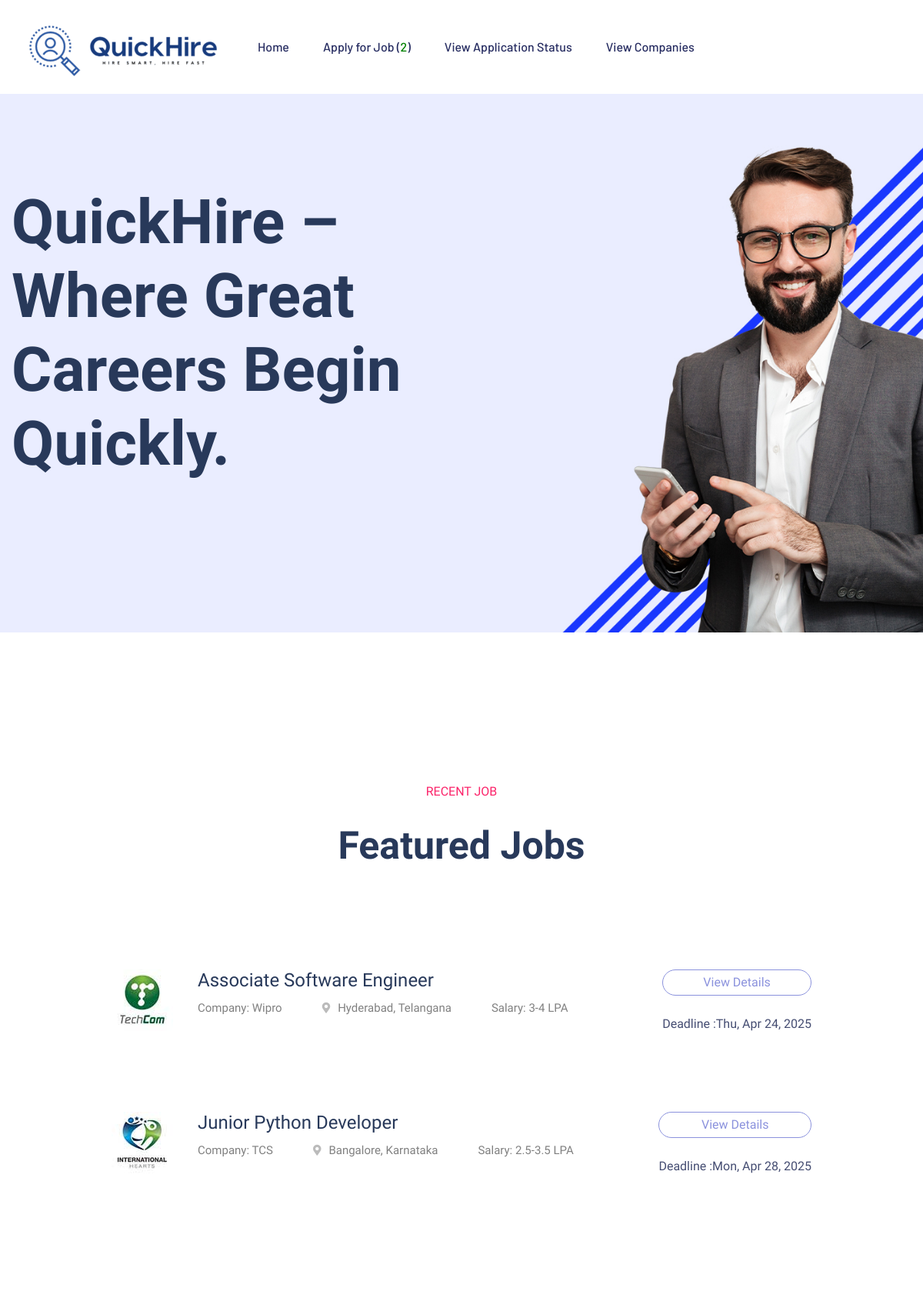
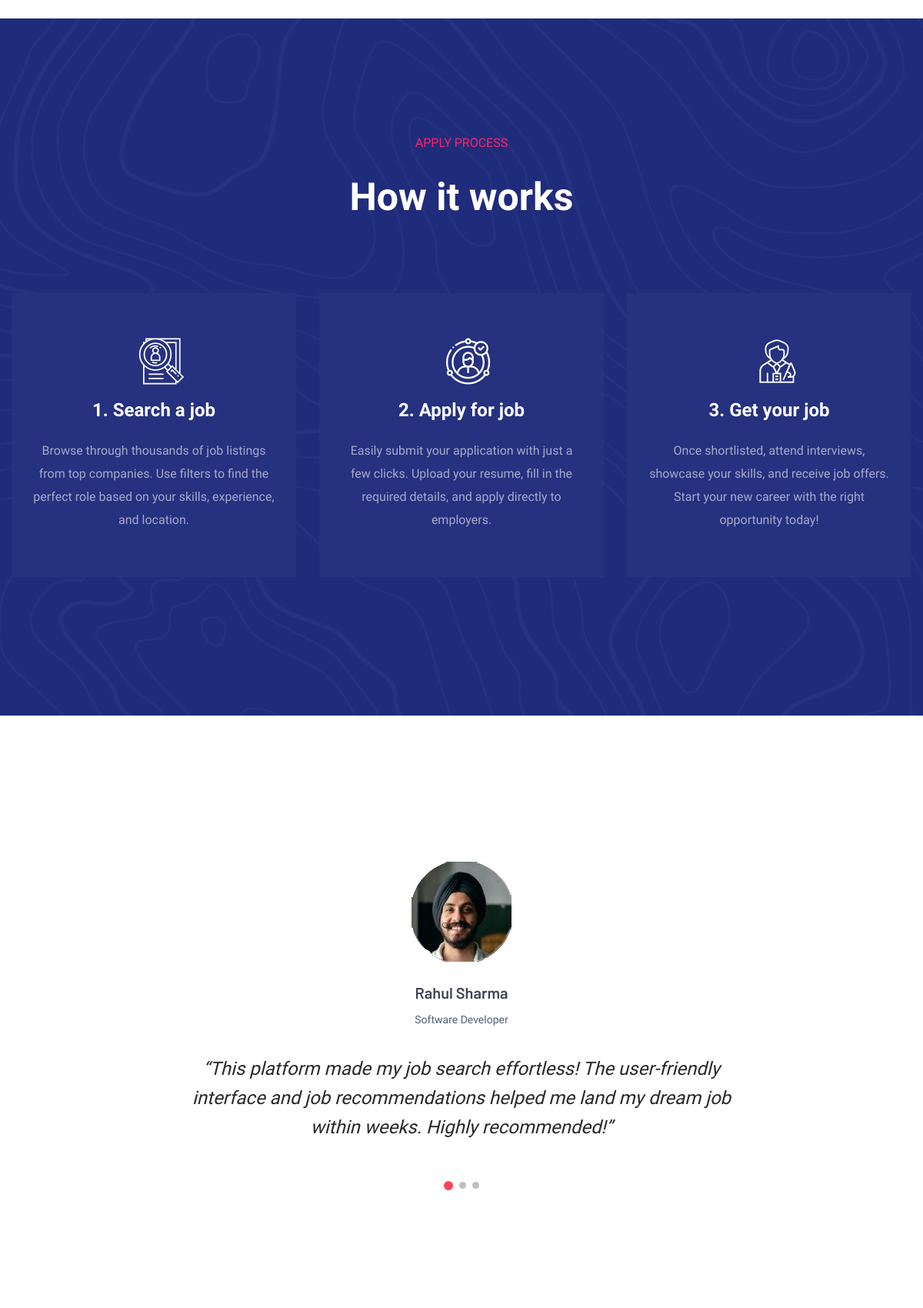
The page /userpage/ (upper part) on the database its author committed (2 pictures, top to bottom).
### myapp/models.py (models this page shows, shortened)
class JobVacancy(models.Model):
    company = models.ForeignKey(CompanyReg, on_delete=models.CASCADE)
    title = models.CharField(max_length=50)
    description = models.TextField()
    location = models.CharField(max_length=50, default=True, help_text="City, State or Remote/Hybrid")
    responsibilities = models.TextField(default=True)
    number_of_vacancies = models.PositiveIntegerField(default=1)
    salary_range = models.CharField(max_length=50,default=True, help_text="e.g., 3-5 LPA or 'Negotiable'")
    work_experience = models.CharField(max_length=50,default=True, help_text="e.g., 0-1 years, 2-3 years, etc.")
    skills_required = models.TextField(help_text="Comma-separated skills")
    qualification_required = models.CharField(
        max_length=50,
        help_text="e.g., B.Tech, BCA, MBA (comma-separated if multiple)"
    )
    created_at = models.DateTimeField(auto_now_add=True)
    last_date_to_apply = models.DateField(default=date.today() + timedelta(days=30))
    status = models.CharField(max_length=20, default='Active')

class CompanyReg(models.Model):
    company_name = models.CharField(max_length=50)
    company_email = models.EmailField(unique=True)
    address = models.TextField()
    contact_person = models.CharField(max_length=50)
    phone_number = models.CharField(max_length=15)
    website = models.URLField(blank=True, null=True)
    username = models.CharField(max_length=50, )
    password = models.CharField(max_length=50)  # In production, use hashed password
    company_logo = models.ImageField(upload_to='company_logos/', null=True, blank=True)
    rights = models.CharField(max_length=2, default='NC')

### myapp/views.py (the view)
# urls.py: path('userpage/',views.userpage),
def userpage(request):
    jobs = JobVacancy.objects.all().order_by('-created_at')[:3]  # Adjust field as needed
    total_vacancy_count = JobVacancy.objects.count()
    return render(request, 'userpage.html', {
        'jobs': jobs,
        'total_vacancy_count': total_vacancy_count
    })

### myapp/templates/userpage.html (shortened to what this page needs)
<!doctype html>
{% load static %}
<html class="no-js" lang="zxx">
    <head>
            <link rel="stylesheet" href="{% static 'hb/assets/css/bootstrap.min.css' %}">
            <link rel="stylesheet" href="{% static 'hb/assets/css/owl.carousel.min.css' %}">
            <link rel="stylesheet" href="{% static 'hb/assets/css/flaticon.css' %}">
            <link rel="stylesheet" href="{% static 'hb/assets/css/price_rangs.css' %}">
            <link rel="stylesheet" href="{% static 'hb/assets/css/slicknav.css' %}">
            <link rel="stylesheet" href="{% static 'hb/assets/css/animate.min.css' %}">
            <link rel="stylesheet" href="{% static 'hb/assets/css/magnific-popup.css' %}">
            <link rel="stylesheet" href="{% static 'hb/assets/css/fontawesome-all.min.css' %}">
            <link rel="stylesheet" href="{% static 'hb/assets/css/themify-icons.css' %}">
            <link rel="stylesheet" href="{% static 'hb/assets/css/slick.css' %}">
            <link rel="stylesheet" href="{% static 'hb/assets/css/nice-select.css' %}">
            <link rel="stylesheet" href="{% static 'hb/assets/css/style.css' %}">
   </head>
   <body>
    <header>
       <div class="header-area header-transparrent">
           <div class="headder-top header-sticky">
                <div class="container">
                    <div class="row align-items-center">
                        <div class="col-lg-3 col-md-2">
                            <div class="logo">
                                <a href="/userpage"><img src="{% static 'hb/assets/img/logo/Quick.png' %}" alt=""></a>
                            </div>
                        </div>
                        <div class="col-lg-9 col-md-9">
                            <div class="menu-wrapper">
                                <div class="main-menu">
                                    <nav class="d-none d-lg-block">
                                        <ul id="navigation">
                                            <li><a href="/userpage">Home</a></li>
                                            <li><a href="/jobs">Apply for Job  (<font color="green">{{ total_vacancy_count }}</font>)</a></li>
                                            <li><a href="/user_applications">View Application Status</a></li>
                                            <li><a href="{% url 'approved_companies_list' %}">View Companies</a></li>
                                        </ul>
                                    </nav>
                                </div>
                            </div>
                        </div>
                        <div class="col-12">
                        </div>
                    </div>
                </div>
           </div>
       </div>
    </header>
    <main>
        <div class="slider-area ">
            <div class="slider-active">
                <div class="single-slider slider-height d-flex align-items-center" data-background="{% static 'hb/assets/img/hero/h1_hero.jpg' %}">
                    <div class="container">
                        <div class="row">
                            <div class="col-xl-6 col-lg-9 col-md-10">
                                <div class="hero__caption">
                                    <h1>QuickHire – Where Great Careers Begin Quickly.</h1>
                                </div>
                            </div>
                        </div>
                    </div>
                </div>
            </div>
        </div>
        <section class="featured-job-area feature-padding">
    <div class="container">
        <div class="row">
            <div class="col-lg-12">
                <div class="section-tittle text-center">
                    <span>Recent Job</span>
                    <h2>Featured Jobs</h2>
                </div>
            </div>
        </div>
        <div class="row justify-content-center">
            <div class="col-xl-10">
                {% for job in jobs %}
                    <div class="single-job-items mb-30">
                        <div class="job-items">
                            <div class="company-img">
                                {% if job.company.company_logo %}
                                    <a href="{% url 'view_jobs' %}">
                                        <img src="{{ job.company.company_logo.url }}" alt="{{ job.company.company_name }}">
                                    </a>
                                {% else %}
                                    <a href="{% url 'view_jobs' job.id %}">
                                        <img src="{% static 'hb/assets/img/icon/job-list1.png' %}" alt="No Logo">
                                    </a>
                                {% endif %}
                            </div>
                            <div class="job-tittle">
                                <a href="{% url 'view_jobs' %}"><h4>{{ job.title }}</h4></a>
                                <ul>
                                    <li>Company: {{ job.company.company_name }}</li>
                                    <li><i class="fas fa-map-marker-alt"></i>{{ job.location }}</li>
                                    <li>Salary: {{ job.salary_range }}</li>
                                </ul>
                            </div>
                        </div>
                        <div class="items-link f-right">
                            <a href="{% url 'view_jobs' %}">View Details</a>
                            <span>Deadline :{{ job.last_date_to_apply|date:"D, M j, Y" }}</span>
                        </div>
                    </div>
                {% empty %}
                    <p>No job vacancies available.</p>
                {% endfor %}
            </div>
        </div>
    </div>
</section>
        <div class="apply-process-area apply-bg pt-150 pb-150" data-background="{% static 'hb/assets/img/gallery/how-applybg.png' %}">
            <div class="container">
                <div class="row">
                    <div class="col-lg-12">
                        <div class="section-tittle white-text text-center">
                            <span>Apply process</span>
                            <h2> How it works</h2>
                        </div>
                    </div>
                </div>
                <div class="row">
                    <div class="col-lg-4 col-md-6">
                        <div class="single-process text-center mb-30">
                            <div class="process-ion">
                                <span class="flaticon-search"></span>
                            </div>
                            <div class="process-cap">
                               <h5>1. Search a job</h5>
                               <p>Browse through thousands of job listings from top companies. Use filters to find the perfect role based on your skills, experience, and location.</p>
                            </div>
                        </div>
                    </div>
                    <div class="col-lg-4 col-md-6">
                        <div class="single-process text-center mb-30">
                            <div class="process-ion">
                                <span class="flaticon-curriculum-vitae"></span>
                            </div>
                            <div class="process-cap">
                               <h5>2. Apply for job</h5>
                               <p>Easily submit your application with just a few clicks. Upload your resume, fill in the required details, and apply directly to employers.</p>
                            </div>
                        </div>
                    </div>
                    <div class="col-lg-4 col-md-6">
                        <div class="single-process text-center mb-30">
                            <div class="process-ion">
                                <span class="flaticon-tour"></span>
                            </div>
                            <div class="process-cap">
                               <h5>3. Get your job</h5>
                               <p>Once shortlisted, attend interviews, showcase your skills, and receive job offers. Start your new career with the right opportunity today!</p>
                            </div>
                        </div>
                    </div>
                </div>
             </div>
        </div>
        <div class="testimonial-area testimonial-padding">
            <div class="container">
                <div class="row d-flex justify-content-center">
                    <div class="col-xl-8 col-lg-8 col-md-10">
                        <div class="h1-testimonial-active dot-style">
                            <div class="single-testimonial text-center">
                                <div class="testimonial-caption ">
                                    <div class="testimonial-founder  ">
                                        <div class="founder-img mb-30">
                                            <img src="{% static 'hb/assets/img/testmonial/rahul.jpg' %}" alt="">
                                            <span>Rahul Sharma</span>
                                            <p>Software Developer</p>
                                        </div>
                                    </div>
                                    <div class="testimonial-top-cap">
                                        <p>“This platform made my job search effortless! The user-friendly interface and job recommendations helped me land my dream job within weeks. Highly recommended!”</p>
                                    </div>
                                </div>
                            </div>
                        </div>
                    </div>
                </div>
            </div>
        </div>
    </main>
    </body>
</html>

### rows shown on the page
JobVacancy: company.company_logo (picture), title "Associate Software Engineer", company.company_name "Wipro", location "Hyderabad, Telangana", salary_range "3-4 LPA", last_date_to_apply "Thu, Apr 24, 2025"
JobVacancy: company.company_logo (picture), title "Junior Python Developer", company.company_name "TCS", location "Bangalore, Karnataka", salary_range "2.5-3.5 LPA", last_date_to_apply "Mon, Apr 28, 2025"

### other values the page prints
{{ total_vacancy_count }} "2"
